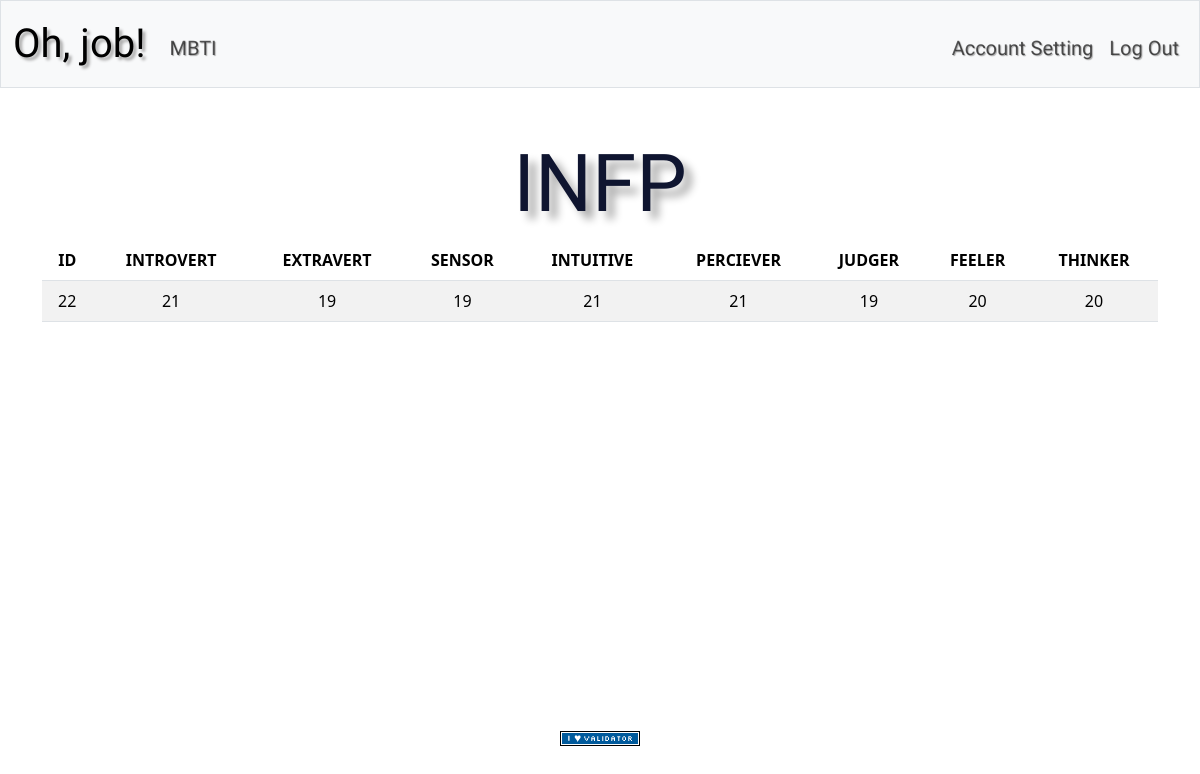
Before: /results (signed in) with the older database file.
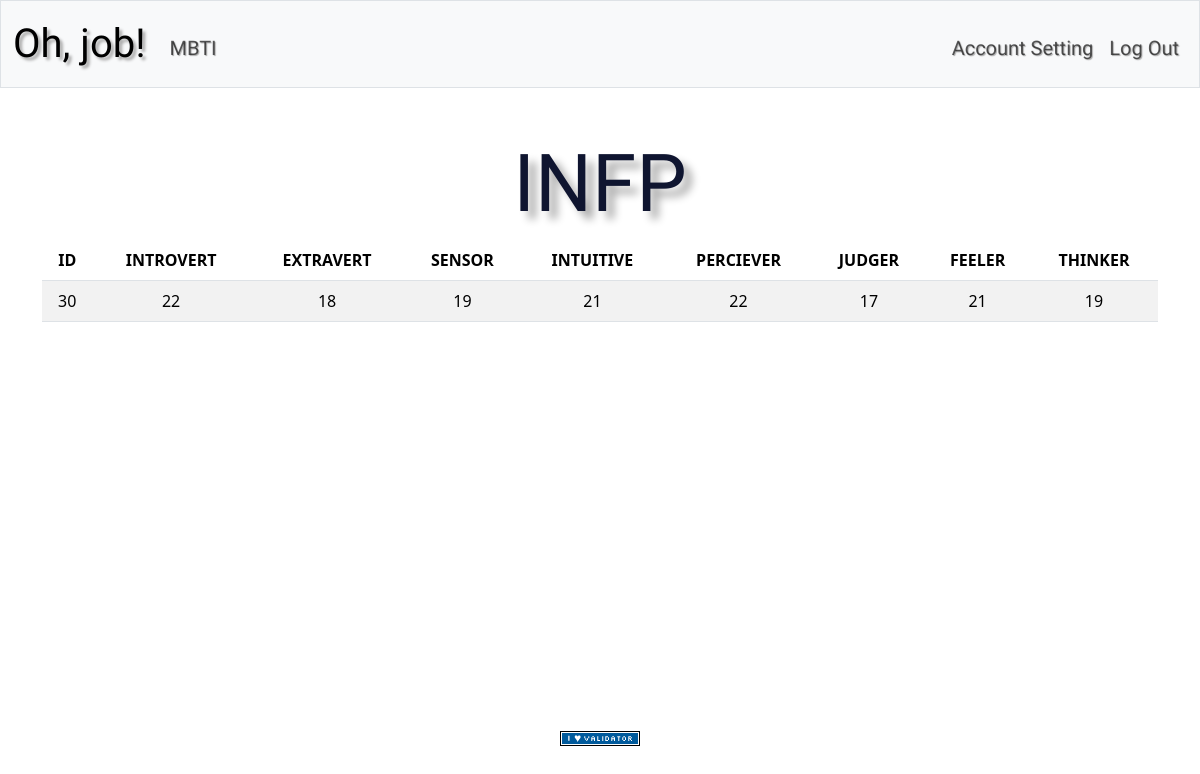
After: the same page with the newer database file.
### tables this page shows
CREATE TABLE history_results (id INTEGER PRIMARY KEY  AUTOINCREMENT NOT NULL, mbti TEXT NOT NULL, introvert INTEGER NOT NULL, extravert INTEGER NOT NULL, sensor INTEGER NOT NULL, intuitive INTEGER NOT NULL, feeler INTEGER NOT NULL, thinker INTEGER NOT NULL, perciever INTEGER NOT NULL, judger INTEGER NOT NULL);

### app.py (the view)
@app.route("/results")
@login_required
def intp():
    result = db.execute("SELECT * FROM history_results WHERE id = (SELECT MAX(id) FROM history_results)")
    return render_template("results.html", result=result)

### app.py (called while the page is built)
@app.after_request
def after_request(response):
    response.headers["Cache-Control"] = "no-cache, no-store, must-revalidate"
    response.headers["Expires"] = 0
    response.headers["Pragma"] = "no-cache"
    return response

### helpers.py (called while the page is built)
def login_required(f):
    @wraps(f)
    def decorated_function(*args, **kwargs):
        if session.get("user_id") is None:
            return redirect("/login")
        return f(*args, **kwargs)
    return decorated_function

### templates/results.html (shortened to what this page needs)
{% extends "layout.html" %}
{% block main %}
<div>
    <h1 class="header-text" style="text-align: center;">{{result[0].mbti}}</h1>
</div>
<div>
    <table class="table table-striped">
        <thead>
            <tr>
                <th scope="col">ID</th>
                <th scope="col">INTROVERT</th>
                <th scope="col">EXTRAVERT</th>
                <th scope="col">SENSOR</th>
                <th scope="col">INTUITIVE</th>
                <th scope="col">PERCIEVER</th>
                <th scope="col">JUDGER</th>
                <th scope="col">FEELER</th>
                <th scope="col">THINKER</th>
            </tr>
        </thead>
        <tb>
            <tr>
                <td>{{result[0].id}}</td>
                <td>{{result[0].introvert}}</td>
                <td>{{result[0].extravert}}</td>
                <td>{{result[0].sensor}}</td>
                <td>{{result[0].intuitive}}</td>
                <td>{{result[0].perciever}}</td>
                <td>{{result[0].judger}}</td>
                <td>{{result[0].feeler}}</td>
                <td>{{result[0].thinker}}</td>
            </tr>
        </tb>
    </table>
</div>
{% endblock %}

Changed rows visible on the page:
no longer on this page (row unchanged): history_results: mbti "INFP", id "22", introvert "21", extravert "19", sensor "19", intuitive "21", perciever "21", judger "19", feeler "20", thinker "20"
added history_results: mbti "INFP", id "30", introvert "22", extravert "18", sensor "19", intuitive "21", perciever "22", judger "17", feeler "21", thinker "19"
